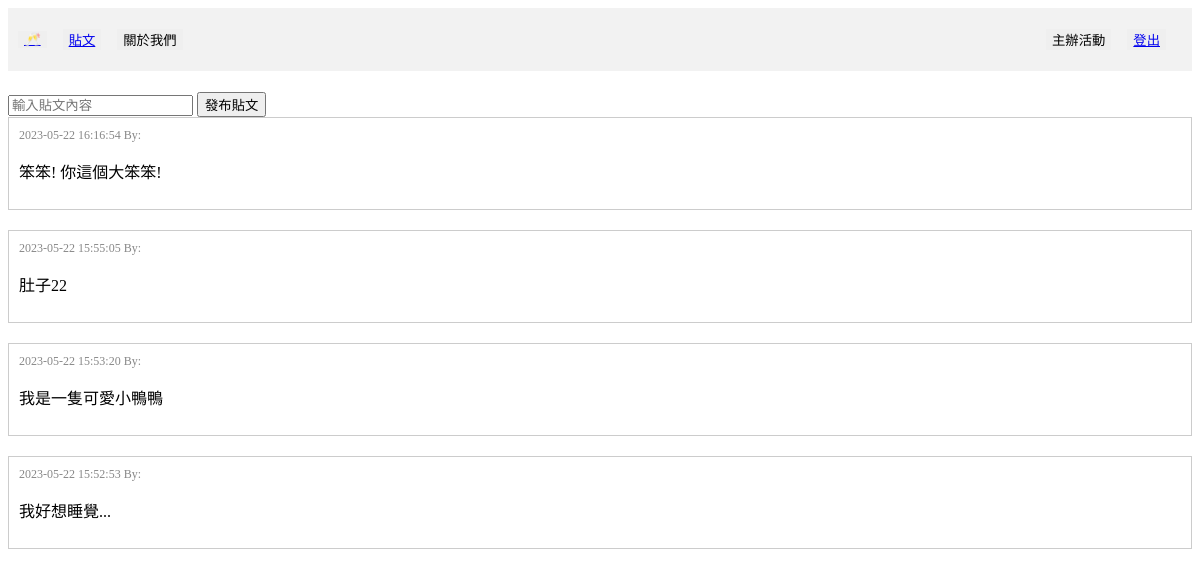
The app's page /postArea with its own data.
### tables this page shows
CREATE TABLE "Post" (
	"postID"	INTEGER,
	"postUserID"	INTEGER,
	"postTime"	TEXT,
	"postContent"	TEXT,
	FOREIGN KEY("postUserID") REFERENCES User("userID"),
	PRIMARY KEY("postID" AUTOINCREMENT)
);

### app.py (the view)
@app.route("/postArea", methods=["GET"])
def postArea():
    con = sql.connect("funCrew_db.db")
    con.row_factory = sql.Row
    cur = con.cursor()
    cur.execute("SELECT * FROM Post ORDER BY postTime DESC")
    posts = cur.fetchall()
    def get_nickname(userID):
        try:
            cur.execute("SELECT nickname FROM User WHERE userID=?", (userID,))
            nickname = cur.fetchone()[0]
            return nickname
        except Exception as e:
            print(f"Error occurred while retrieving nickname: {str(e)}")
            return ""
    if "nickname" in session:
        nickname = session["nickname"]
    else:
        nickname = ""
    con.close()
    return render_template("postArea.html", posts=posts, get_nickname=get_nickname)

### templates/postArea.html (shortened to what this page needs)
<!DOCTYPE html>
<html>
<head>
</head>
<body>
    <div class="header">
        <div class="header-left">
            <button class="button"><a href="/home"> 🥂 </a></button>
            <button class="button"><a href="/postArea">貼文</a></button>
            <button class="button">關於我們</button>
        </div>
        <div class="header-right">
            <button class="button">主辦活動</button>
            <button class="button"><a href="/logout">登出</a></button>
        </div>
    </div>
    <div class="post-form">
        <form action="/submitPost" method="post">
            <div class="input">
                <input type="text" name="content" id="post-input" placeholder="輸入貼文內容">
                <button type="submit">發布貼文</button>
            </div>
        </form>
    </div>
    {% for post in posts %}
    <div class="post">
        <div class="info">
            <span>{{ post['postTime'] }}</span>
            <span>By: {{ get_nickname(post['postUserID']) }}</span>
        </div>
        <div class="content">
            <p>{{ post['postContent'] }}</p>
        </div>
    </div>
    {% endfor %}
</body>
</html>

### templates/postArea.html (style rules this page uses)
.header { display: flex; justify-content: space-between; align-items: center; padding: 10px; background-color: #f2f2f2; }
.header-left { display: flex; align-items: center; }
.header-right { display: flex; align-items: center; }
.button { margin-right: 16px; border: none; }
.post { margin-bottom: 20px; border: 1px solid #ccc; padding: 10px; }
.post .info { font-size: 12px; color: #888; }
.post .content { margin-top: 10px; }

### records on screen
Post: postTime "2023-05-22 16:16:54", postContent "笨笨! 你這個大笨笨!"
Post: postTime "2023-05-22 15:55:05", postContent "肚子22"
Post: postTime "2023-05-22 15:53:20", postContent "我是一隻可愛小鴨鴨"
Post: postTime "2023-05-22 15:52:53", postContent "我好想睡覺..."
